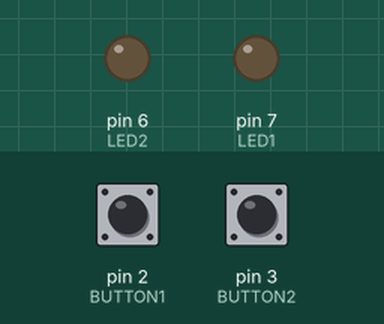
The sketch below on a simulated Arduino Uno, built with avr-gcc and run on an emulated ATmega328P. On the bench: output pins drawn as LEDs (lit = HIGH). The inputs (shaded band) are chosen by the test bench; at power-on: pin 2 (BUTTON1) LOW, pin 3 (BUTTON2) LOW.

Above: at 5.0 s.
5.1 s: pin 2 (BUTTON1) pulled HIGH for 0.15 s
At 6.2 s:
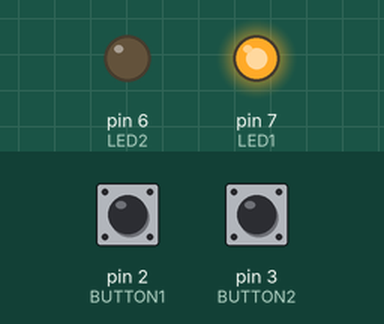
6.7 s: pin 3 (BUTTON2) pulled HIGH for 0.15 s
At 7.5 s:
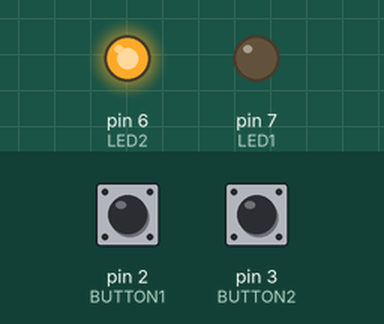
8.3 s: pin 2 (BUTTON1) pulled HIGH for 1 s
At 8.7 s:
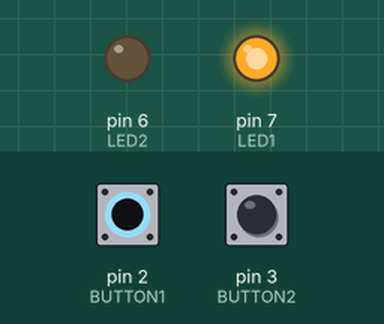
10.8 s: pin 3 (BUTTON2) pulled HIGH for 1 s
At 11.8 s:
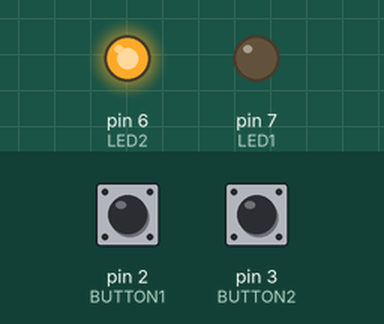
Timing chart, 0 to 13.8 s (numbered marks = the images above; inputs shaded):
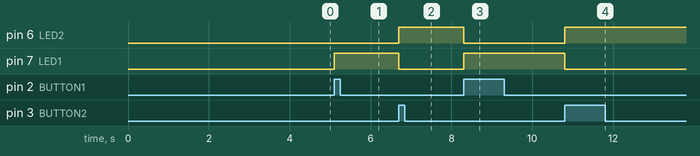

The sketch:

button_interrupt_led_example_sol3.ino
```cpp
/*****************************************************************************************
Niko Kyllönen                                                          2.10.2018
Henna Korhonen
Niko Friman
TTV17SA
SULAUTETTUJEN JÄRJESTELMIEN OHJELMOINTI

ARDUINO UNO / ATMEGA328
******************************************************************************************/
/*************************************INCLUDES********************************************/
#include <avr/io.h>
#include <avr/interrupt.h>
/*************************************DEFINES*********************************************/
#define BUTTON1 PD2
#define BUTTON2 PD3
#define LED1 PD7
#define LED2 PD6
/*************************************FUNCTIONS*******************************************/
ISR(INT0_vect) // Ulkoinen keskeytys INT0
{
  PORTD |= (1<<LED1); //Sytytä LEDI
  PORTD &= ~(1<<LED2); //Sammuta LEDI
}
ISR(INT1_vect) // Ulkoinen keskeytys INT1
{
  PORTD |= (1<<LED2);
  PORTD &= ~(1<<LED1);
}
/*************************************MAIN***********************************************/
int main(void)
{
  DDRD &= ~(1<<BUTTON1)|(1<<BUTTON2); // Sisään tulot
  DDRD |= (1<<LED1)|(1<<LED2); //Lähdöt

  PORTD &= ~((1<<LED1)|(1<<LED2)); //Sammuttaa Ledit

  EIMSK |= (1<<INT0)|(1<<INT1); // INT0 sallittu
  EICRA |= (1<<ISC10)|(1<<ISC00); // muutos generoi keskeytyksen
  sei(); // globaali keskeytys sallittu

  while(1)
  {
  }
}
```

Measured:
- after the input at 5.1 s, pin 7 (LED1): LOW → HIGH at once
- after the input at 6.7 s, pin 6 (LED2): LOW → HIGH at once; pin 7 (LED1): HIGH → LOW at once
- after the input at 8.3 s, pin 6 (LED2): HIGH → LOW at once; pin 7 (LED1): LOW → HIGH at once
- after the input at 10.8 s, pin 6 (LED2): LOW → HIGH at once; pin 7 (LED1): HIGH → LOW at once
